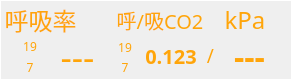
  <widget class="QFrame" name="frame_sp">
   <property name="geometry">
    <rect>
     <x>730</x>
     <y>573</y>
     <width>292</width>
     <height>80</height>
    </rect>
   </property>
   <property name="font">
    <font>
     <family>文泉驿微米黑</family>
    </font>
   </property>
   <property name="autoFillBackground">
    <bool>false</bool>
   </property>
   <property name="styleSheet">
    <string notr="true">color:rgb(255, 165, 10);
border-color: rgb(255, 255, 255);
border-style:solid;
border-width:1px;</string>
   </property>
   <property name="frameShape">
    <enum>QFrame::StyledPanel</enum>
   </property>
   <property name="frameShadow">
    <enum>QFrame::Plain</enum>
   </property>
   <widget class="QLabel" name="TextLabel_HuXiLv_ShangXian">
    <property name="geometry">
     <rect>
      <x>15</x>
      <y>36</y>
      <width>30</width>
      <height>20</height>
     </rect>
    </property>
    <property name="font">
     <font>
      <family>文泉驿微米黑</family>
     </font>
    </property>
    <property name="styleSheet">
     <string notr="true">border-style:none;</string>
    </property>
    <property name="text">
     <string>19</string>
    </property>
    <property name="alignment">
     <set>Qt::AlignCenter</set>
    </property>
   </widget>
   <widget class="QLabel" name="TextLabel_HuXiLv_value">
    <property name="geometry">
     <rect>
      <x>42</x>
      <y>36</y>
      <width>71</width>
      <height>40</height>
     </rect>
    </property>
    <property name="font">
     <font>
      <family>文泉驿微米黑</family>
      <pointsize>26</pointsize>
      <weight>50</weight>
      <bold>false</bold>
     </font>
    </property>
    <property name="styleSheet">
     <string notr="true">border-style:none;</string>
    </property>
    <property name="text">
     <string>---</string>
    </property>
    <property name="alignment">
     <set>Qt::AlignCenter</set>
    </property>
   </widget>
   <widget class="QLabel" name="TextLabel_HuXiLvCo2_Co2_XiaXian">
    <property name="geometry">
     <rect>
      <x>110</x>
      <y>57</y>
      <width>30</width>
      <height>21</height>
     </rect>
    </property>
    <property name="font">
     <font>
      <family>文泉驿微米黑</family>
     </font>
    </property>
    <property name="styleSheet">
     <string notr="true">border-style:none;</string>
    </property>
    <property name="text">
     <string>7</string>
    </property>
    <property name="alignment">
     <set>Qt::AlignCenter</set>
    </property>
   </widget>
   <widget class="QLabel" name="TextLabel_HuXiLv">
    <property name="geometry">
     <rect>
      <x>5</x>
      <y>5</y>
      <width>71</width>
      <height>30</height>
     </rect>
    </property>
    <property name="font">
     <font>
      <family>文泉驿微米黑</family>
      <pointsize>18</pointsize>
     </font>
    </property>
    <property name="styleSheet">
     <string notr="true">border-style:none;</string>
    </property>
    <property name="frameShape">
     <enum>QFrame::NoFrame</enum>
    </property>
    <property name="text">
     <string>呼吸率</string>
    </property>
    <property name="alignment">
     <set>Qt::AlignCenter</set>
    </property>
   </widget>
   <widget class="QLabel" name="TextLabel_HuXiLvCo2_Co2_value_XiRu">
    <property name="geometry">
     <rect>
      <x>141</x>
      <y>36</y>
      <width>60</width>
      <height>40</height>
     </rect>
    </property>
    <property name="font">
     <font>
      <family>文泉驿微米黑</family>
      <pointsize>15</pointsize>
      <weight>75</weight>
      <bold>true</bold>
     </font>
    </property>
    <property name="styleSheet">
     <string notr="true">border-style:none;</string>
    </property>
    <property name="text">
     <string>0.123</string>
    </property>
    <property name="alignment">
     <set>Qt::AlignCenter</set>
    </property>
   </widget>
   <widget class="QLabel" name="TextLabel_HuXiLvCo2_Co2_ShangXian">
    <property name="geometry">
     <rect>
      <x>110</x>
      <y>36</y>
      <width>30</width>
      <height>22</height>
     </rect>
    </property>
    <property name="font">
     <font>
      <family>文泉驿微米黑</family>
     </font>
    </property>
    <property name="styleSheet">
     <string notr="true">border-style:none;</string>
    </property>
    <property name="text">
     <string>19</string>
    </property>
    <property name="alignment">
     <set>Qt::AlignCenter</set>
    </property>
   </widget>
   <widget class="QLabel" name="TextLabel_HuXiLv_XiaXian">
    <property name="geometry">
     <rect>
      <x>15</x>
      <y>57</y>
      <width>30</width>
      <height>20</height>
     </rect>
    </property>
    <property name="font">
     <font>
      <family>文泉驿微米黑</family>
     </font>
    </property>
    <property name="styleSheet">
     <string notr="true">border-style:none;</string>
    </property>
    <property name="text">
     <string>7</string>
    </property>
    <property name="alignment">
     <set>Qt::AlignCenter</set>
    </property>
   </widget>
   <widget class="QLabel" name="TextLabel_HuXiLvCo2_Co2">
    <property name="geometry">
     <rect>
      <x>110</x>
      <y>5</y>
      <width>100</width>
      <height>29</height>
     </rect>
    </property>
    <property name="font">
     <font>
      <family>文泉驿微米黑</family>
      <pointsize>15</pointsize>
     </font>
    </property>
    <property name="styleSheet">
     <string notr="true">border-style:none;</string>
    </property>
    <property name="text">
     <string>呼/吸CO2</string>
    </property>
    <property name="alignment">
     <set>Qt::AlignCenter</set>
    </property>
   </widget>
   <widget class="QLabel" name="TextLabel_HuXiLvCo2_Co2_mmHg">
    <property name="geometry">
     <rect>
      <x>220</x>
      <y>5</y>
      <width>50</width>
      <height>30</height>
     </rect>
    </property>
    <property name="font">
     <font>
      <family>文泉驿微米黑</family>
      <pointsize>18</pointsize>
     </font>
    </property>
    <property name="styleSheet">
     <string notr="true">border-style:none;</string>
    </property>
    <property name="text">
     <string>kPa</string>
    </property>
    <property name="alignment">
     <set>Qt::AlignCenter</set>
    </property>
   </widget>
   <widget class="QLabel" name="TextLabel_HuXiLvCo2_Co2_value_HuMo">
    <property name="geometry">
     <rect>
      <x>210</x>
      <y>36</y>
      <width>79</width>
      <height>40</height>
     </rect>
    </property>
    <property name="font">
     <font>
      <family>文泉驿微米黑</family>
      <pointsize>24</pointsize>
      <weight>75</weight>
      <bold>true</bold>
     </font>
    </property>
    <property name="styleSheet">
     <string notr="true">border-style:none;</string>
    </property>
    <property name="text">
     <string>---</string>
    </property>
    <property name="alignment">
     <set>Qt::AlignCenter</set>
    </property>
   </widget>
   <widget class="QLabel" name="TextLabel_HuXiLvCo2_Co2_value_XieXian">
    <property name="geometry">
     <rect>
      <x>200</x>
      <y>40</y>
      <width>21</width>
      <height>31</height>
     </rect>
    </property>
    <property name="font">
     <font>
      <family>文泉驿微米黑</family>
      <pointsize>14</pointsize>
     </font>
    </property>
    <property name="styleSheet">
     <string notr="true">border-style:none;</string>
    </property>
    <property name="text">
     <string>/</string>
    </property>
    <property name="alignment">
     <set>Qt::AlignCenter</set>
    </property>
   </widget>
  </widget>
